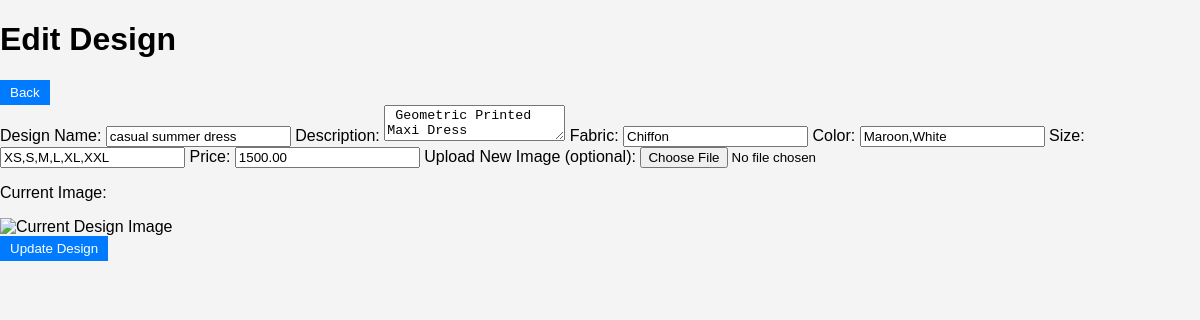
The app's page /admin/editDesign.php?id=2 with its own data.
### tables this page shows
CREATE TABLE `dress` (
  `DRESS_ID` int(11) NOT NULL,
  `NAME` varchar(100) NOT NULL,
  `DESCRIPTION` text DEFAULT NULL,
  `FABRIC` varchar(50) NOT NULL,
  `COLOR` varchar(100) NOT NULL,
  `SIZES` varchar(100) NOT NULL,
  `BASE_PRICE` decimal(10,2) NOT NULL,
  `IMAGE_URL` varchar(255) DEFAULT NULL,
  `CREATED_AT` datetime NOT NULL DEFAULT current_timestamp()
);

### admin/editDesign.php (the view, shortened to what this page needs)
<?php
$conn = mysqli_connect("localhost", "root", "", "fashion");
$design_id = $_GET['id'];
$sql = "SELECT * FROM dress WHERE DRESS_ID = $design_id";
$result = $conn->query($sql);
if ($result->num_rows > 0) {
    $design = $result->fetch_assoc();
} else {
    echo "No design found with the provided ID.";
}
?>
<!DOCTYPE html>
<html lang="en">
<head>
    <link rel="stylesheet" href="admin.css">
</head>
<body>
    <h1>Edit Design</h1>
    <a href="manageDesign.php"><button>Back</button></a>
    <?php if (isset($design)): ?>
    <form action="" method="post" enctype="multipart/form-data">
        <label for="design-name">Design Name:</label>
        <input type="text" id="design-name" name="design-name" value="<?php echo $design['NAME']; ?>" required>
        <label for="description">Description:</label>
        <textarea id="description" name="description" required><?php echo $design['DESCRIPTION']; ?></textarea>
        <label for="fabric">Fabric:</label>
        <input type="text" id="fabric" name="fabric" value="<?php echo $design['FABRIC']; ?>" required>
        <label for="color">Color:</label>
        <input type="text" id="color" name="color" value="<?php echo $design['COLOR']; ?>" required>
        <label for="size">Size:</label>
        <input type="text" id="size" name="size" value="<?php echo $design['SIZES']; ?>" required>
        <label for="price">Price:</label>
        <input type="number" id="price" name="price" value="<?php echo $design['BASE_PRICE']; ?>" required>
        <label for="image-upload">Upload New Image (optional):</label>
        <input type="file" id="image-upload" name="image-upload" accept="image/*">
        <div>
            <p>Current Image:</p>
            <img src="<?php echo $design['IMAGE_URL']; ?>" alt="Current Design Image" width="100">
        </div>
        <button type="submit">Update Design</button>
    </form>
    <?php else: ?>
    <p>Design details not available.</p>
    <?php endif; ?>
</body>
</html>

### customer/admin.css (style rules this page uses)
body { font-family: Arial, sans-serif; background-color: #f4f4f4; margin: 0; padding: 0; }
button { padding: 5px 10px; margin-right: 5px; border: none; background-color: #007bff; color: #fff; cursor: pointer; }

### records on screen
dress: design-name "casual summer dress", description "Geometric Printed Maxi Dress", fabric "Chiffon", color "Maroon,White", size "XS,S,M,L,XL,XXL", price "1500.00"
